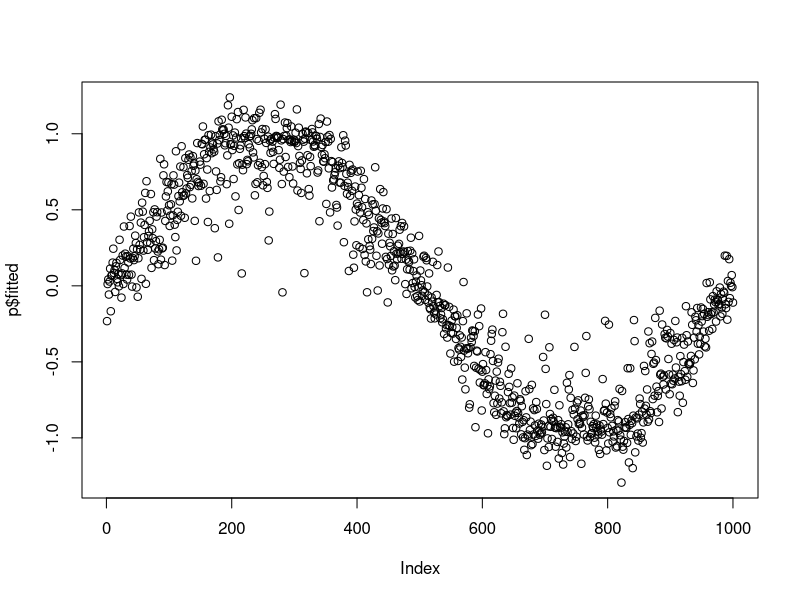

Write the R code that produced this figure.
## Fitting a back prop network to the data.
## [2021-07-18 Sun]


require(nnet)

left <- scan("data/image1.txt", nlines=1)
right <- scan("data/image2.txt", nlines=1)
z <- scan("data/shifts.txt", nlines=1)

inputs <- matrix(0, 1000, 10)
outputs <- rep(0, 1000)
p <- 1

for (i in 1:1000) {
  inputs[i,1:5] <- left[p:(p+4)]
  inputs[i,6:10] <- right[p:(p+4)]
  outputs[i] <- z[p+2]
  p <- p + 7
}

## Note the network has 121 weights rather than 120 as before -- the output unit
## has a bias unit too.

p = nnet(inputs, outputs, size=10, linout=T)

plot(p$fitted)
